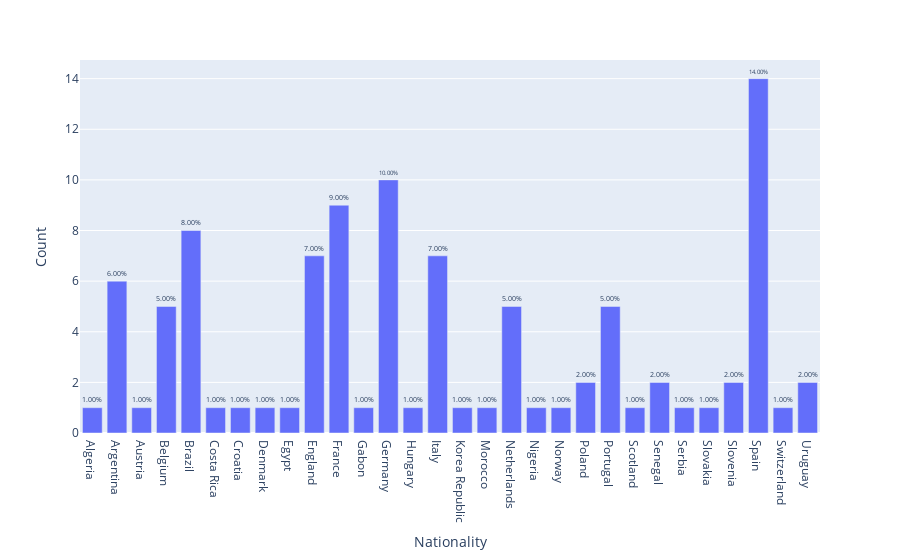

Notebook code for this chart:
### Markdown cell above
In the graph below there is the count of players by nation

### Code cell
dfnationscount=df.iloc[:100,]
n_records = len(dfnationscount)
dfnationscount = dfnationscount.groupby(['Nationality']).size().to_frame('Count').reset_index()
percs = dfnationscount['Count'] *100 /sum(dfnationscount['Count'])
percs = percs.apply(lambda x: '{0:1.2f}%'.format(x))
fig4 = px.bar(dfnationscount, x='Nationality', y='Count', text=percs ,barmode='group')
fig4.update_traces(textposition='outside')
fig4.show()
#Count of players in the top 100 by nation 
#Most of the players are spanish,german,french or brazilian

### Figure 1 — Plotly figure (JSON) as saved in the notebook; plotly's stock layout.template omitted (floating-point values rounded to 4 significant figures)
{"data": [{"alignmentgroup": "True", "hovertemplate": "Nationality=%{x}<br>Count=%{y}<br>text=%{text}<extra></extra>", "legendgroup": "", "marker": {"color": "#636efa", "pattern": {"shape": ""}}, "name": "", "offsetgroup": "", "orientation": "v", "showlegend": false, "text": ["1.00%", "6.00%", "1.00%", "5.00%", "8.00%", "1.00%", "1.00%", "1.00%", "1.00%", "7.00%", "9.00%", "1.00%", "10.00%", "1.00%", "7.00%", "1.00%", "1.00%", "5.00%", "1.00%", "1.00%", "2.00%", "5.00%", "1.00%", "2.00%", "1.00%", "1.00%", "2.00%", "14.00%", "1.00%", "2.00%"], "textposition": "outside", "type": "bar", "x": ["Algeria", "Argentina", "Austria", "Belgium", "Brazil", "Costa Rica", "Croatia", "Denmark", "Egypt", "England", "France", "Gabon", "Germany", "Hungary", "Italy", "Korea Republic", "Morocco", "Netherlands", "Nigeria", "Norway", "Poland", "Portugal", "Scotland", "Senegal", "Serbia", "Slovakia", "Slovenia", "Spain", "Switzerland", "Uruguay"], "xaxis": "x", "y": [1, 6, 1, 5, 8, 1, 1, 1, 1, 7, 9, 1, 10, 1, 7, 1, 1, 5, 1, 1, 2, 5, 1, 2, 1, 1, 2, 14, 1, 2], "yaxis": "y"}], "layout": {"barmode": "group", "legend": {"tracegroupgap": 0}, "margin": {"t": 60}, "xaxis": {"anchor": "y", "domain": [0, 1], "title": {"text": "Nationality"}}, "yaxis": {"anchor": "x", "domain": [0, 1], "title": {"text": "Count"}}}}
